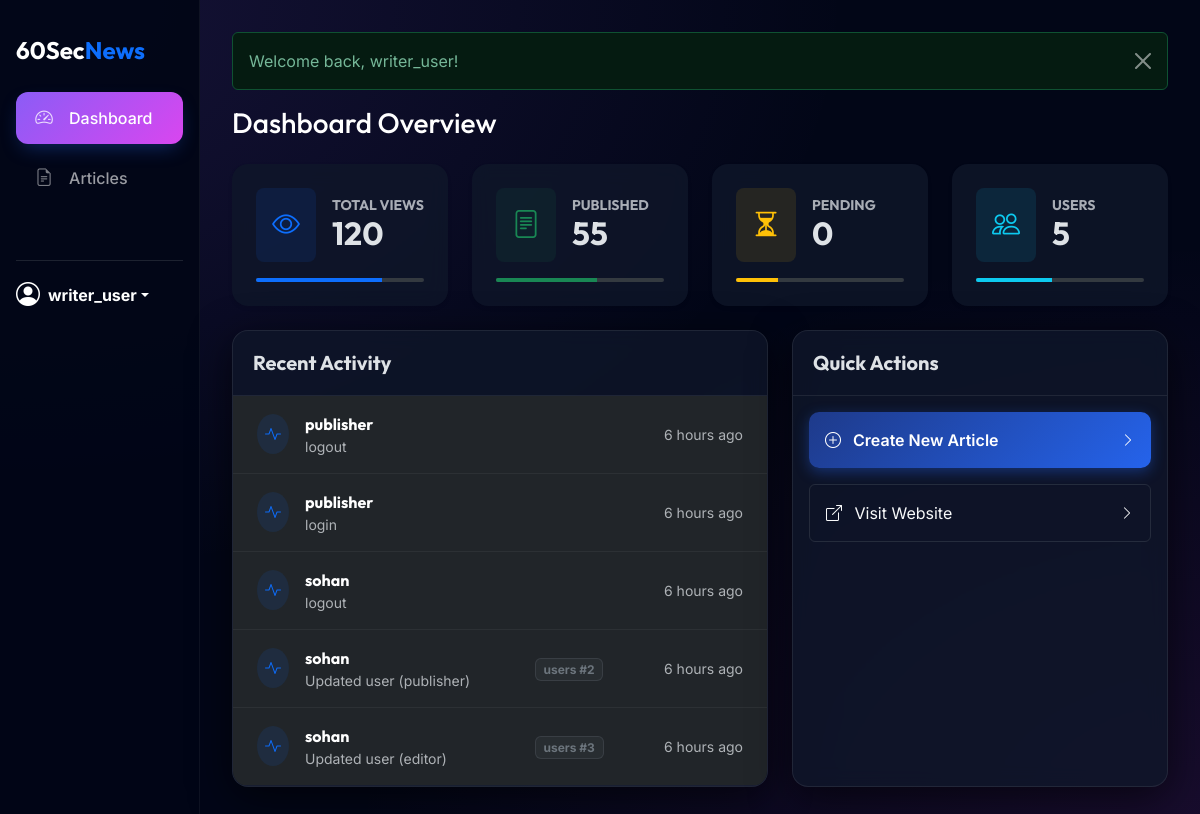
Page /public/admin/index.php (signed in) on the committed database.
### tables this page shows
CREATE TABLE `audit_logs` (
  `id` int(11) NOT NULL,
  `user_id` int(11) NOT NULL,
  `action` varchar(255) NOT NULL,
  `table_name` varchar(50) DEFAULT NULL,
  `record_id` int(11) DEFAULT NULL,
  `ip_address` varchar(45) DEFAULT NULL,
  `timestamp` timestamp NOT NULL DEFAULT current_timestamp()
);

CREATE TABLE `users` (
  `id` int(11) NOT NULL,
  `username` varchar(50) NOT NULL,
  `email` varchar(100) NOT NULL,
  `password_hash` varchar(255) NOT NULL,
  `role_id` int(11) NOT NULL,
  `created_at` timestamp NOT NULL DEFAULT current_timestamp(),
  `last_login` timestamp NULL DEFAULT NULL,
  `login_attempts` int(11) DEFAULT 0,
  `lockout_time` timestamp NULL DEFAULT NULL,
  `status` enum('active','inactive','banned') DEFAULT 'active'
);

### app/rbac.php (called while the page is built, shortened)
<?php
function has_permission($permission)
{
    $role_id = $_SESSION['role_id'] ?? 0;
    $db = DB::getInstance()->getConnection();
    $stmt = $db->prepare("
        SELECT 1
        FROM role_permissions
        WHERE role_id = ? AND permission_string = ?
    ");
    $stmt->execute([$role_id, $permission]);
    return $stmt->fetchColumn() !== false;
}

### public/admin/index.php (the view, shortened to what this page needs)
<?php
require_once __DIR__ . '/layout/header.php';
$db = DB::getInstance()->getConnection();
$published_articles = $db->query("SELECT COUNT(*) FROM articles WHERE status = 'published'")->fetchColumn();
$pending_articles = $db->query("SELECT COUNT(*) FROM articles WHERE status = 'pending'")->fetchColumn();
$total_views = $db->query("SELECT SUM(view_count) FROM views")->fetchColumn() ?: 0;
$total_users = $db->query("SELECT COUNT(*) FROM users")->fetchColumn();
$recent_logs = $db->query("
    SELECT a.*, u.username
    FROM audit_logs a
    JOIN users u ON a.user_id = u.id
    ORDER BY a.timestamp DESC
    LIMIT 5
")->fetchAll();
?>
<h1 class="h3 mb-4 text-white">Dashboard Overview</h1>
<div class="row g-4 mb-4">
    <div class="col-12 col-sm-6 col-xl-3">
        <div class="card h-100 border-0 shadow-sm">
            <div class="card-body p-4">
                <div class="d-flex align-items-center mb-3">
                    <div class="flex-shrink-0 bg-primary bg-opacity-10 rounded-3 p-3 text-primary">
                        <i class="bi bi-eye fs-3"></i>
                    </div>
                    <div class="ms-3">
                        <h6 class="text-muted mb-0 small text-uppercase fw-bold">Total Views</h6>
                        <h2 class="mb-0 fw-bold"><?= number_format($total_views) ?></h2>
                    </div>
                </div>
                <div class="progress" style="height: 4px;">
                    <div class="progress-bar bg-primary" style="width: 75%"></div>
                </div>
            </div>
        </div>
    </div>
    <div class="col-12 col-sm-6 col-xl-3">
        <div class="card h-100 border-0 shadow-sm">
            <div class="card-body p-4">
                <div class="d-flex align-items-center mb-3">
                    <div class="flex-shrink-0 bg-success bg-opacity-10 rounded-3 p-3 text-success">
                        <i class="bi bi-file-text fs-3"></i>
                    </div>
                    <div class="ms-3">
                        <h6 class="text-muted mb-0 small text-uppercase fw-bold">Published</h6>
                        <h2 class="mb-0 fw-bold"><?= number_format($published_articles) ?></h2>
                    </div>
                </div>
                <div class="progress" style="height: 4px;">
                    <div class="progress-bar bg-success" style="width: 60%"></div>
                </div>
            </div>
        </div>
    </div>
    <div class="col-12 col-sm-6 col-xl-3">
        <div class="card h-100 border-0 shadow-sm">
            <div class="card-body p-4">
                <div class="d-flex align-items-center mb-3">
                    <div class="flex-shrink-0 bg-warning bg-opacity-10 rounded-3 p-3 text-warning">
                        <i class="bi bi-hourglass-split fs-3"></i>
                    </div>
                    <div class="ms-3">
                        <h6 class="text-muted mb-0 small text-uppercase fw-bold">Pending</h6>
                        <h2 class="mb-0 fw-bold"><?= number_format($pending_articles) ?></h2>
                    </div>
                </div>
                <div class="progress" style="height: 4px;">
                    <div class="progress-bar bg-warning" style="width: 25%"></div>
                </div>
            </div>
        </div>
    </div>
    <div class="col-12 col-sm-6 col-xl-3">
        <div class="card h-100 border-0 shadow-sm">
            <div class="card-body p-4">
                <div class="d-flex align-items-center mb-3">
                    <div class="flex-shrink-0 bg-info bg-opacity-10 rounded-3 p-3 text-info">
                        <i class="bi bi-people fs-3"></i>
                    </div>
                    <div class="ms-3">
                        <h6 class="text-muted mb-0 small text-uppercase fw-bold">Users</h6>
                        <h2 class="mb-0 fw-bold"><?= number_format($total_users) ?></h2>
                    </div>
                </div>
                <div class="progress" style="height: 4px;">
                    <div class="progress-bar bg-info" style="width: 45%"></div>
                </div>
            </div>
        </div>
    </div>
</div>
<div class="row g-4">
    <div class="col-md-7">
        <div class="card h-100">
            <div class="card-header d-flex justify-content-between align-items-center">
                <h5 class="mb-0 fw-bold">Recent Activity</h5>
            </div>
            <div class="card-body p-0">
                <div class="table-responsive">
                    <table class="table mb-0">
                        <tbody>
                            <?php foreach ($recent_logs as $log): ?>
                                <tr>
                                    <td class="ps-4">
                                        <div class="d-flex align-items-center">
                                            <div class="bg-primary bg-opacity-10 rounded-circle p-2 me-3">
                                                <i class="bi bi-activity text-primary"></i>
                                            </div>
                                            <div>
                                                <span class="fw-bold text-white"><?= e($log['username']) ?></span>
                                                <span class="text-muted small d-block"><?= e($log['action']) ?></span>
                                            </div>
                                        </div>
                                    </td>
                                    <td>
                                        <?php if ($log['table_name']): ?>
                                            <span
                                                class="badge bg-secondary bg-opacity-10 text-secondary border border-secondary border-opacity-25 small">
                                                <?= e($log['table_name']) ?> #<?= e($log['record_id']) ?>
                                            </span>
                                        <?php endif; ?>
                                    </td>
                                    <td class="text-end pe-4">
                                        <small class="text-muted"><?= time_ago($log['timestamp']) ?></small>
                                    </td>
                                </tr>
                            <?php endforeach; ?>
                        </tbody>
                    </table>
                </div>
            </div>
        </div>
    </div>
    <div class="col-md-5">
        <div class="card h-100">
            <div class="card-header">
                <h5 class="mb-0 fw-bold">Quick Actions</h5>
            </div>
            <div class="card-body">
                <div class="d-grid gap-3">
                    <?php if (has_permission('create_article')): ?>
                        <a href="article_edit.php"
                            class="btn btn-primary d-flex align-items-center justify-content-between p-3">
                            <span><i class="bi bi-plus-circle me-2"></i> Create New Article</span>
                            <i class="bi bi-chevron-right small"></i>
                        </a>
                    <?php endif; ?>
                    <a href="<?= BASE_URL ?>/" target="_blank"
                        class="btn btn-outline-light d-flex align-items-center justify-content-between p-3 border border-secondary border-opacity-25">
                        <span><i class="bi bi-box-arrow-up-right me-2"></i> Visit Website</span>
                        <i class="bi bi-chevron-right small"></i>
                    </a>
                </div>
            </div>
        </div>
    </div>
</div>
<?php require_once __DIR__ . '/layout/footer.php'; ?>

### public/admin/layout/header.php (style rules this page uses)
:root { --primary-gradient: linear-gradient(135deg, #1e3a8a 0%, #2563eb 100%); --glass-bg: rgba(255, 255, 255, 0.03); --glass-border: rgba(255, 255, 255, 0.08); --sidebar-width: 260px; --radius-premium: 16px; }
body { font-family: 'Inter', sans-serif; background-color: #0c0e14; color: #e2e8f0; min-height: 100vh; }
body.theme-admin-midnight { background-color: #020617; background-image: radial-gradient(at 0% 0%, rgba(139, 92, 246, 0.15) 0px, transparent 50%), radial-gradient(at 100% 100%, rgba(217, 70, 239, 0.1) 0px, transparent 50%); color: #f8fafc; }
body.theme-admin-midnight .card { background: rgba(15, 23, 42, 0.8); border: 1px solid rgba(255, 255, 255, 0.08); box-shadow: 0 10px 40px rgba(0, 0, 0, 0.6); }
h1, h2, h3, h4, .fw-bold, .sidebar-brand { font-family: 'Outfit', sans-serif; }
.card { background: rgba(30, 41, 59, 0.4); backdrop-filter: blur(10px); -webkit-backdrop-filter: blur(10px); border: 1px solid var(--glass-border); border-radius: var(--radius-premium); box-shadow: 0 10px 30px -10px rgba(0, 0, 0, 0.3); overflow: hidden; }
.card-header { background: rgba(15, 23, 42, 0.2); border-bottom: 1px solid var(--glass-border); padding: 1.25rem; font-weight: 700; }
.table { color: #cbd5e1; margin-bottom: 0; }
.table td { border-bottom: 1px solid rgba(255, 255, 255, 0.05); padding: 1rem; vertical-align: middle; }
.btn-primary { background: var(--primary-gradient); border: none; box-shadow: 0 4px 14px 0 rgba(37, 99, 235, 0.39); border-radius: 10px; padding: 0.6rem 1.5rem; font-weight: 600; transition: all 0.3s; }

### rows in the picture
audit_logs: user.username "publisher", action "logout", timestamp "6 hours ago"
audit_logs: user.username "publisher", action "login", timestamp "6 hours ago"
audit_logs: user.username "sohan", action "logout", timestamp "6 hours ago"
audit_logs: user.username "sohan", action "Updated user (publisher)", table_name "users", record "2", timestamp "6 hours ago"
audit_logs: user.username "sohan", action "Updated user (editor)", table_name "users", record "3", timestamp "6 hours ago"

### other values in the picture
$_SESSION['username'] "writer_user"
$message "Welcome back, writer_user!"
$total_views "120"
$published_articles "55"
$pending_articles "0"
$total_users "5"
